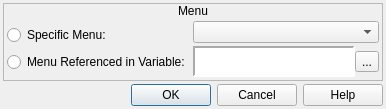
<?xml version="1.0" encoding="UTF-8"?>
<ui version="4.0">
 <class>ConfigureEvent_OpenMenu</class>
 <widget class="QDialog" name="ConfigureEvent_OpenMenu">
  <property name="geometry">
   <rect>
    <x>0</x>
    <y>0</y>
    <width>386</width>
    <height>109</height>
   </rect>
  </property>
  <property name="windowTitle">
   <string>Open Menu</string>
  </property>
  <property name="windowIcon">
   <iconset resource="gui_icons.qrc">
    <normaloff>:/icons/openrpgmaker.png</normaloff>:/icons/openrpgmaker.png</iconset>
  </property>
  <property name="styleSheet">
   <string notr="true">.QFrame
{
	border-width: 1px;
	border-style: solid;
	border-color: palette(window-text);
}

.QFrame&gt;QLabel
{
	border-width: 0px;
	background-color: palette(window-text);
	color: palette(window);
	font-weight: bold;
}

.QFrame&gt;QCheckBox
{
	background-color: palette(window-text);
	border-width: 0px;
	border-style: none;
	color: palette(window);
	spacing: 3px;
	font-weight: bold;
	padding: 0px 0px 0px 3px;
}

.QFrame&gt;QCheckBox::indicator
{
	min-width: 8px;
	max-width: 8px;
	min-height: 8px;
	max-height: 8px;
	width: 8px;
	height: 8px;
	border-width: 2px;
	border-radius: 0px;
	border-style: ridge;
	border-color: palette(mid);
}

.QFrame&gt;QCheckBox::indicator:unchecked
{
	background-color: palette(base);
}

.QFrame&gt;QCheckBox::indicator:checked
{
	background-color: palette(window-text);
}

.QFrame&gt;QCheckBox::indicator:hover
{
	border-color: palette(highlight);
}</string>
  </property>
  <layout class="QVBoxLayout" name="verticalLayout_2">
   <property name="spacing">
    <number>3</number>
   </property>
   <property name="margin">
    <number>3</number>
   </property>
   <item>
    <widget class="QFrame" name="frame">
     <property name="frameShape">
      <enum>QFrame::StyledPanel</enum>
     </property>
     <property name="frameShadow">
      <enum>QFrame::Raised</enum>
     </property>
     <layout class="QVBoxLayout" name="verticalLayout">
      <property name="spacing">
       <number>0</number>
      </property>
      <property name="margin">
       <number>0</number>
      </property>
      <item>
       <widget class="QLabel" name="label">
        <property name="sizePolicy">
         <sizepolicy hsizetype="Preferred" vsizetype="Fixed">
          <horstretch>0</horstretch>
          <verstretch>0</verstretch>
         </sizepolicy>
        </property>
        <property name="text">
         <string>Menu</string>
        </property>
        <property name="alignment">
         <set>Qt::AlignCenter</set>
        </property>
       </widget>
      </item>
      <item>
       <widget class="QWidget" name="widget" native="true">
        <layout class="QHBoxLayout" name="horizontalLayout_3">
         <property name="spacing">
          <number>3</number>
         </property>
         <property name="margin">
          <number>3</number>
         </property>
         <item>
          <layout class="QVBoxLayout" name="verticalLayout_7">
           <property name="spacing">
            <number>3</number>
           </property>
           <item>
            <widget class="QRadioButton" name="rbSpecificMenu">
             <property name="sizePolicy">
              <sizepolicy hsizetype="Fixed" vsizetype="Fixed">
               <horstretch>0</horstretch>
               <verstretch>0</verstretch>
              </sizepolicy>
             </property>
             <property name="text">
              <string>Specific Menu:</string>
             </property>
            </widget>
           </item>
           <item>
            <widget class="QRadioButton" name="rbReferencedMenu">
             <property name="sizePolicy">
              <sizepolicy hsizetype="Fixed" vsizetype="Fixed">
               <horstretch>0</horstretch>
               <verstretch>0</verstretch>
              </sizepolicy>
             </property>
             <property name="text">
              <string>Menu Referenced in Variable:</string>
             </property>
            </widget>
           </item>
          </layout>
         </item>
         <item>
          <layout class="QVBoxLayout" name="verticalLayout_6">
           <property name="spacing">
            <number>3</number>
           </property>
           <item>
            <widget class="QComboBox" name="cboxMenus"/>
           </item>
           <item>
            <widget class="QWidget" name="wVariable" native="true">
             <layout class="QHBoxLayout" name="horizontalLayout_37">
              <property name="spacing">
               <number>0</number>
              </property>
              <property name="margin">
               <number>0</number>
              </property>
              <item>
               <widget class="QLabel" name="lblVariable">
                <property name="sizePolicy">
                 <sizepolicy hsizetype="Preferred" vsizetype="Preferred">
                  <horstretch>0</horstretch>
                  <verstretch>0</verstretch>
                 </sizepolicy>
                </property>
                <property name="minimumSize">
                 <size>
                  <width>150</width>
                  <height>0</height>
                 </size>
                </property>
                <property name="font">
                 <font>
                  <family>Monospace</family>
                 </font>
                </property>
                <property name="styleSheet">
                 <string notr="true">background-color: palette(base);</string>
                </property>
                <property name="frameShape">
                 <enum>QFrame::Panel</enum>
                </property>
                <property name="frameShadow">
                 <enum>QFrame::Sunken</enum>
                </property>
                <property name="lineWidth">
                 <number>2</number>
                </property>
                <property name="text">
                 <string/>
                </property>
               </widget>
              </item>
              <item>
               <widget class="QToolButton" name="bBrowseVariables">
                <property name="text">
                 <string>...</string>
                </property>
                <property name="icon">
                 <iconset resource="gui_icons.qrc">
                  <normaloff>:/icons/fileopen.png</normaloff>:/icons/fileopen.png</iconset>
                </property>
               </widget>
              </item>
             </layout>
            </widget>
           </item>
          </layout>
         </item>
        </layout>
       </widget>
      </item>
     </layout>
    </widget>
   </item>
   <item>
    <widget class="QDialogButtonBox" name="buttonBox">
     <property name="orientation">
      <enum>Qt::Horizontal</enum>
     </property>
     <property name="standardButtons">
      <set>QDialogButtonBox::Cancel|QDialogButtonBox::Help|QDialogButtonBox::Ok</set>
     </property>
    </widget>
   </item>
  </layout>
 </widget>
 <resources>
  <include location="gui_icons.qrc"/>
 </resources>
 <connections>
  <connection>
   <sender>buttonBox</sender>
   <signal>accepted()</signal>
   <receiver>ConfigureEvent_OpenMenu</receiver>
   <slot>accept()</slot>
   <hints>
    <hint type="sourcelabel">
     <x>248</x>
     <y>254</y>
    </hint>
    <hint type="destinationlabel">
     <x>157</x>
     <y>274</y>
    </hint>
   </hints>
  </connection>
  <connection>
   <sender>buttonBox</sender>
   <signal>rejected()</signal>
   <receiver>ConfigureEvent_OpenMenu</receiver>
   <slot>reject()</slot>
   <hints>
    <hint type="sourcelabel">
     <x>316</x>
     <y>260</y>
    </hint>
    <hint type="destinationlabel">
     <x>286</x>
     <y>274</y>
    </hint>
   </hints>
  </connection>
 </connections>
</ui>
